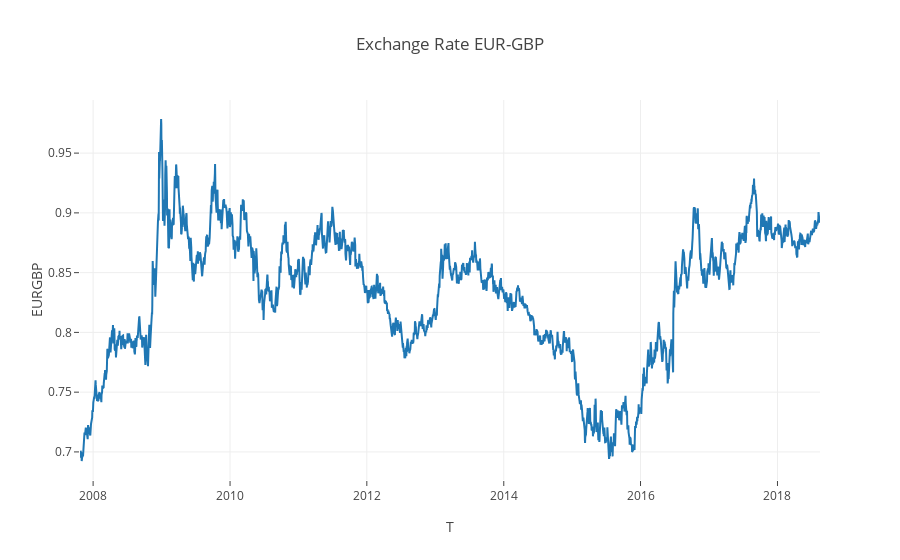

The notebook cell saved with this chart:
### Code cell
trace1 = go.Scatter(
                    x = df.index,
                    y = df.values[:,0],
                    mode = "lines", name="EURGBP")
data = [trace1]

layout = dict(title = 'Exchange Rate EUR-GBP',
              xaxis= dict(title= 'T',ticklen= 5,zeroline= False),
              yaxis= dict(title= 'EURGBP',ticklen= 5,zeroline= False))

fig = dict(data = data, layout = layout)
offline.iplot(fig)

### Figure 1 — Plotly figure (JSON) as saved in the notebook; plotly's stock layout.template omitted (floating-point values rounded to 4 significant figures; data arrays with more than 128 entries replaced by an {"elided": "..."} marker saying what was removed)
{"data": [{"mode": "lines", "name": "EURGBP", "type": "scatter", "uid": "026a7792-9448-479f-8b41-0f94528f6a3b", "x": {"elided": "2803 str values"}, "y": {"elided": "2803 float values"}}], "layout": {"title": {"text": "Exchange Rate EUR-GBP"}, "xaxis": {"ticklen": 5, "title": {"text": "T"}, "zeroline": false}, "yaxis": {"ticklen": 5, "title": {"text": "EURGBP"}, "zeroline": false}}}
